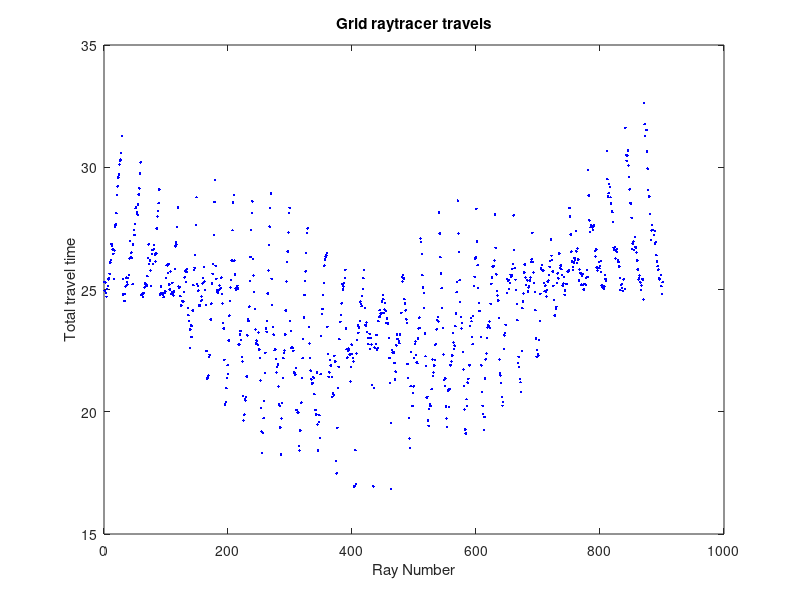

Write the MATLAB code that produced this figure.
ray_times = load('raytime.txt');
X = linspace(0,901,901);
plot(X,ray_times,'b.');
xlabel('Ray Number');
ylabel('Total travel time');
title('Grid raytracer travels')